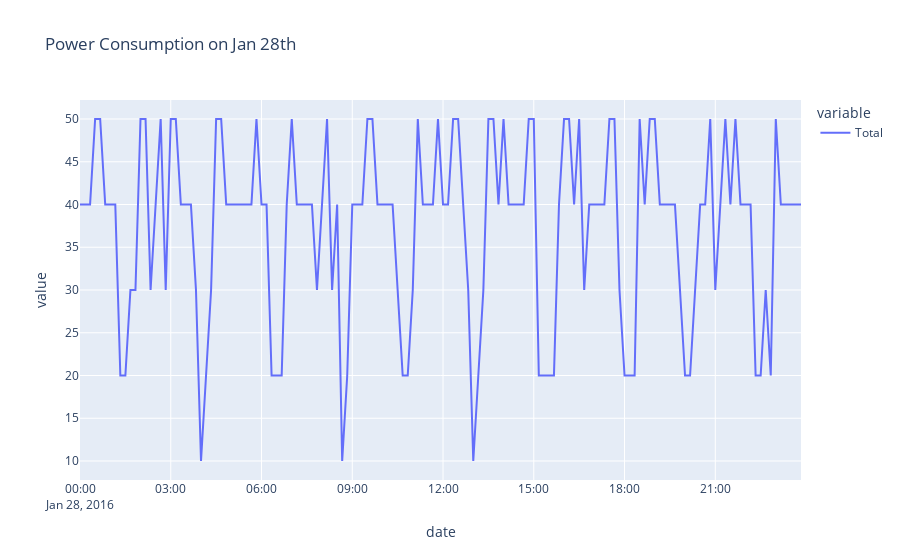
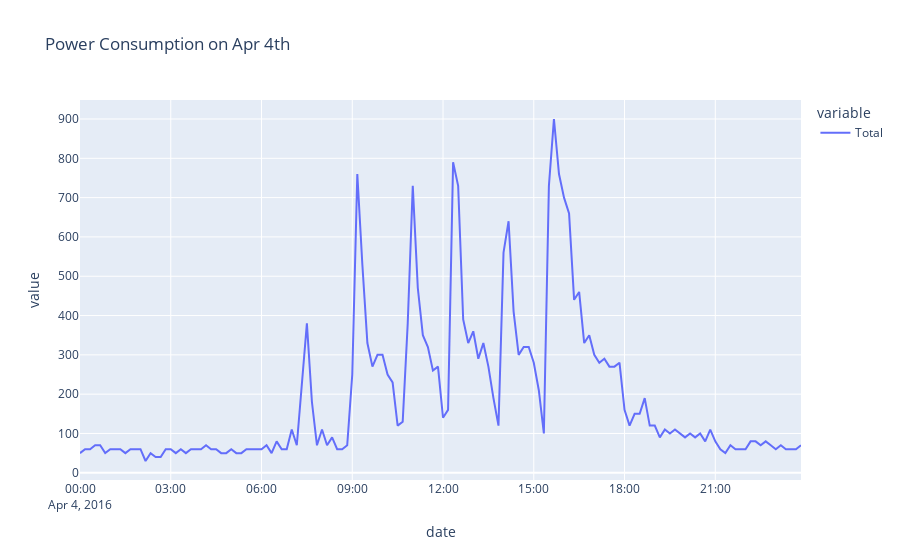
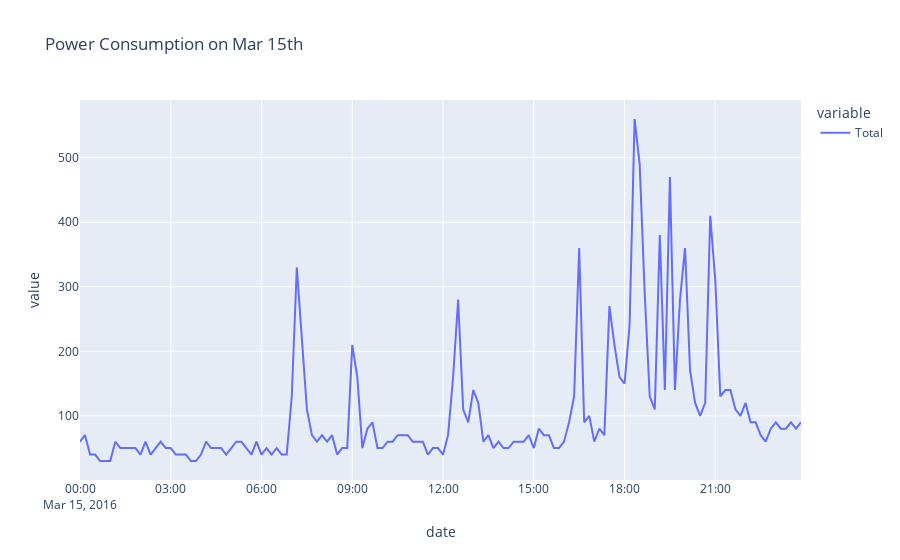

The notebook cell these images were saved under, in order:
### Code cell
# From the above graph we identify the date with least electricity consumption is Jan 28th and Highest consumption is Apr 4th

df['Total'] = df['Appliances'] + df['lights']

fig = px.line(df[(df['month']==1)&(df['day']==28)], x='date', y=['Total'],title="Power Consumption on Jan 28th")
fig.show()

fig = px.line(df[(df['month']==4)&(df['day']==4)], x='date', y=['Total'],title="Power Consumption on Apr 4th")
fig.show()

# A day which is close to the mean value 
fig = px.line(df[(df['month']==3)&(df['day']==15)], x='date', y=['Total'],title="Power Consumption on Mar 15th")
fig.show()

### Figure 1 — Plotly figure (JSON) as saved in the notebook; plotly's stock layout.template omitted (floating-point values rounded to 4 significant figures; data arrays with more than 128 entries replaced by an {"elided": "..."} marker saying what was removed)
{"data": [{"hovertemplate": "variable=Total<br>date=%{x}<br>value=%{y}<extra></extra>", "legendgroup": "Total", "line": {"color": "#636efa", "dash": "solid"}, "marker": {"symbol": "circle"}, "mode": "lines", "name": "Total", "orientation": "v", "showlegend": true, "type": "scatter", "x": {"elided": "144 str values"}, "xaxis": "x", "y": {"elided": "144 int values"}, "yaxis": "y"}], "layout": {"legend": {"title": {"text": "variable"}, "tracegroupgap": 0}, "title": {"text": "Power Consumption on Jan 28th"}, "xaxis": {"anchor": "y", "domain": [0, 1], "title": {"text": "date"}}, "yaxis": {"anchor": "x", "domain": [0, 1], "title": {"text": "value"}}}}

### Figure 2 — Plotly figure (JSON) as saved in the notebook; plotly's stock layout.template omitted (floating-point values rounded to 4 significant figures; data arrays with more than 128 entries replaced by an {"elided": "..."} marker saying what was removed)
{"data": [{"hovertemplate": "variable=Total<br>date=%{x}<br>value=%{y}<extra></extra>", "legendgroup": "Total", "line": {"color": "#636efa", "dash": "solid"}, "marker": {"symbol": "circle"}, "mode": "lines", "name": "Total", "orientation": "v", "showlegend": true, "type": "scatter", "x": {"elided": "144 str values"}, "xaxis": "x", "y": {"elided": "144 int values"}, "yaxis": "y"}], "layout": {"legend": {"title": {"text": "variable"}, "tracegroupgap": 0}, "title": {"text": "Power Consumption on Apr 4th"}, "xaxis": {"anchor": "y", "domain": [0, 1], "title": {"text": "date"}}, "yaxis": {"anchor": "x", "domain": [0, 1], "title": {"text": "value"}}}}

### Figure 3 — Plotly figure (JSON) as saved in the notebook; plotly's stock layout.template omitted (floating-point values rounded to 4 significant figures; data arrays with more than 128 entries replaced by an {"elided": "..."} marker saying what was removed)
{"data": [{"hovertemplate": "variable=Total<br>date=%{x}<br>value=%{y}<extra></extra>", "legendgroup": "Total", "line": {"color": "#636efa", "dash": "solid"}, "marker": {"symbol": "circle"}, "mode": "lines", "name": "Total", "orientation": "v", "showlegend": true, "type": "scatter", "x": {"elided": "144 str values"}, "xaxis": "x", "y": {"elided": "144 int values"}, "yaxis": "y"}], "layout": {"legend": {"title": {"text": "variable"}, "tracegroupgap": 0}, "title": {"text": "Power Consumption on Mar 15th"}, "xaxis": {"anchor": "y", "domain": [0, 1], "title": {"text": "date"}}, "yaxis": {"anchor": "x", "domain": [0, 1], "title": {"text": "value"}}}}
